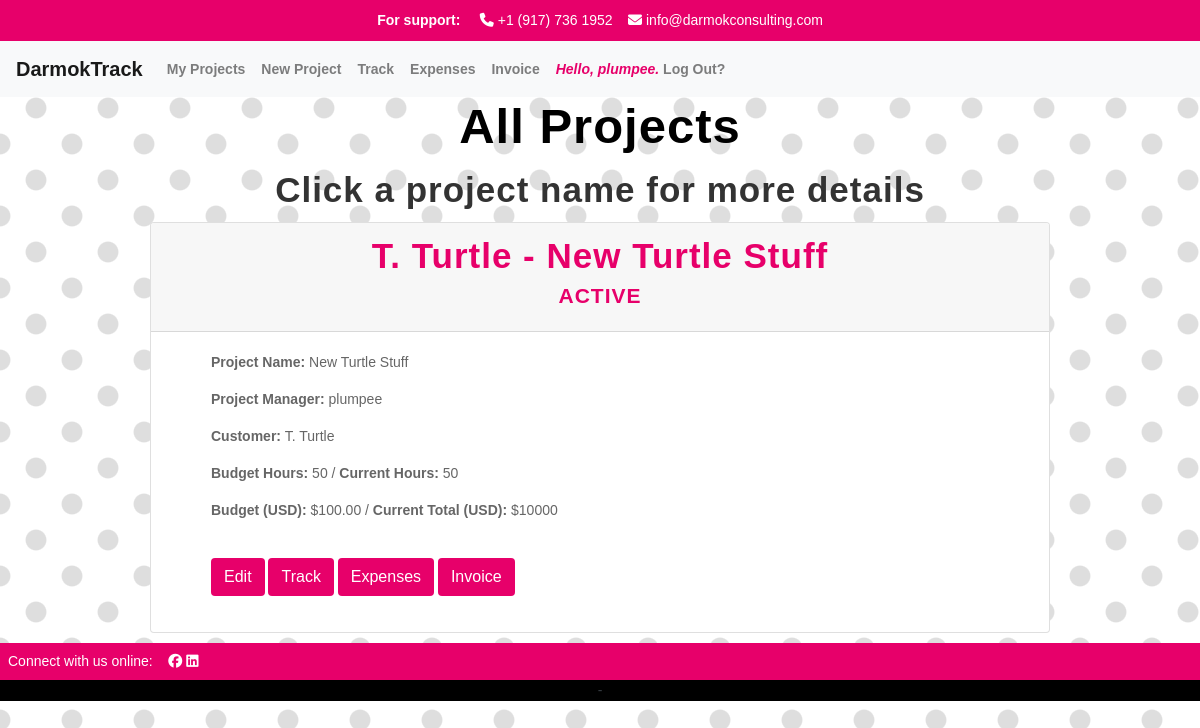
The page /projects (signed in) on the database as committed earlier.
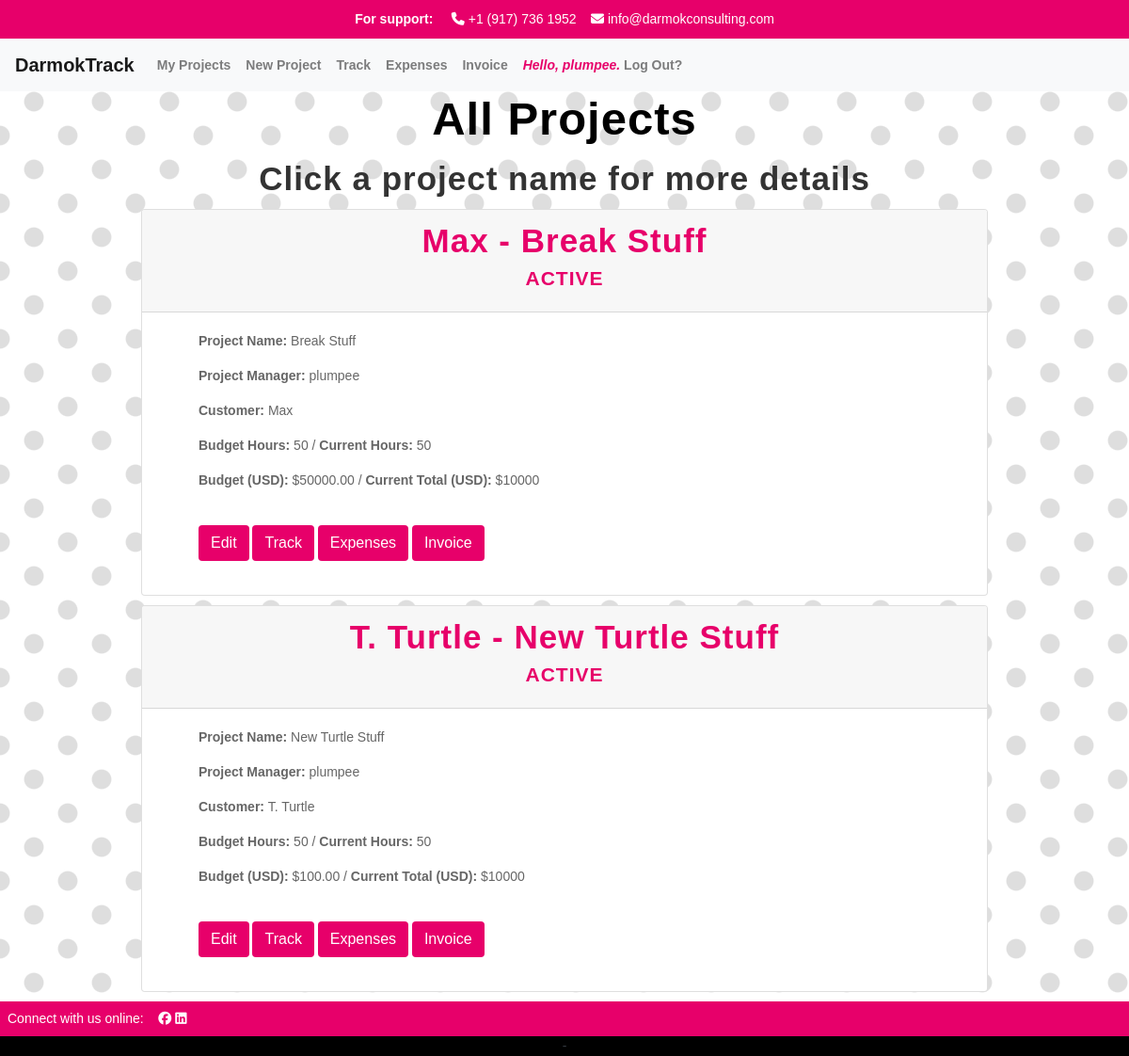
The same page on the database as committed later.
### apps/track/models.py (models this page shows, shortened)
class Project(models.Model):
    project_manager = models.ForeignKey(User, related_name='project_manager', on_delete=models.CASCADE)
    name = models.CharField("Project Name", max_length=250)
    start = models.DateTimeField(auto_now_add=True)
    customer = models.CharField(max_length=250)
    budget_hours = models.IntegerField(default=0)
    budget_dollars = models.DecimalField(max_digits=10, decimal_places=2, default=0.00)
    is_active = models.BooleanField("Active", default=True)
    projects = models.ForeignKey(User, blank=True, related_name="project_list", on_delete=models.CASCADE)
    time_models = models.ManyToManyField(TimeModel, related_name='projects')
    class Meta:
        ordering = ['-start']

class User(AbstractUser):
    def __str__(self):
        return self.username

### apps/track/views.py (the view)
# urls.py: path("projects", views.project_list, name="projects"),
def project_list(request):
    return render(request, "track/projects.html", {
            "projects": request.user.project_list.all(),
        })

### apps/track/templates/track/projects.html (shortened to what this page needs)
{% extends 'track/layout.html' %}
{% load mathfilters %}
{% block body %}
<h1>All Projects</h1>
<h2>Click a project name for more details</h2>
{% if user.is_authenticated %}
{% for project in projects %}
        <div class="card w-75">
            <div class="{% if project.is_active %}card-header{% else %}card-header bg-secondary{% endif %}">
                <h2 class="card-title mb-0">
                        <a href="{% url 'project' project.id %}">{{ project.customer}} - {{ project.name }}</a>
                    </h2>
                    <h3>{% if project.is_active %}
                        Active
                        {% else %}
                        <div class="inactive">
                        Inactive
                        </div>
                        {% endif %}
                    </h3>
            </div>
            <div id="collapseOne">
                <div class="{% if project.is_active %}card-body{% else %}card-body bg-inactive{% endif %}">
                    <ul><strong>Project Name:</strong> {{ project.name }}</ul>
                    <ul><strong>Project Manager:</strong> {{ project.project_manager }}</ul>
                    <ul><strong>Customer:</strong> {{ project.customer }}</ul>
                    <ul><strong>Budget Hours:</strong> {{ project.budget_hours }} / <strong>Current Hours:</strong> {{ project.budget_hours }}</ul>
                    <ul><strong>Budget (USD):</strong> ${{ project.budget_dollars }} / <strong>Current Total (USD):</strong> ${{ project.budget_hours|mul:200 }}</ul>
                    <br>
                    {% if project.is_active %}
                        <ul>
                            <a href="{% url 'edit_project' project.id %}" data-id="{{ project.id }}"><button type="button" class="btn btn-darmok">Edit</button></a>
                            <a href="#" data-id="{{ project.id }}"><button type="button" class="btn btn-darmok">Track</button></a>
                            <a href="#" data-id="{{ project.id }}"><button type="button" class="btn btn-darmok">Expenses</button></a>
                            <a href="#" data-id="{{ project.id }}"><button type="button" class="btn btn-darmok">Invoice</button></a>
                        </ul>
                        {% endif %}
                </div>
            </div>
        </div>
{% endfor %}
</div>
{% endif %}
{% endblock %}

Rows that differ between the two databases and show on the page:
added Project: customer "Max", name "Break Stuff", is_active "ACTIVE", project_manager "plumpee", budget_hours "50", budget_dollars "50000.00", budget_hours|mul "10000"
